Frame 1 (no input): blank canvas, image omitted
Frame 60 (no input): blank canvas, image omitted
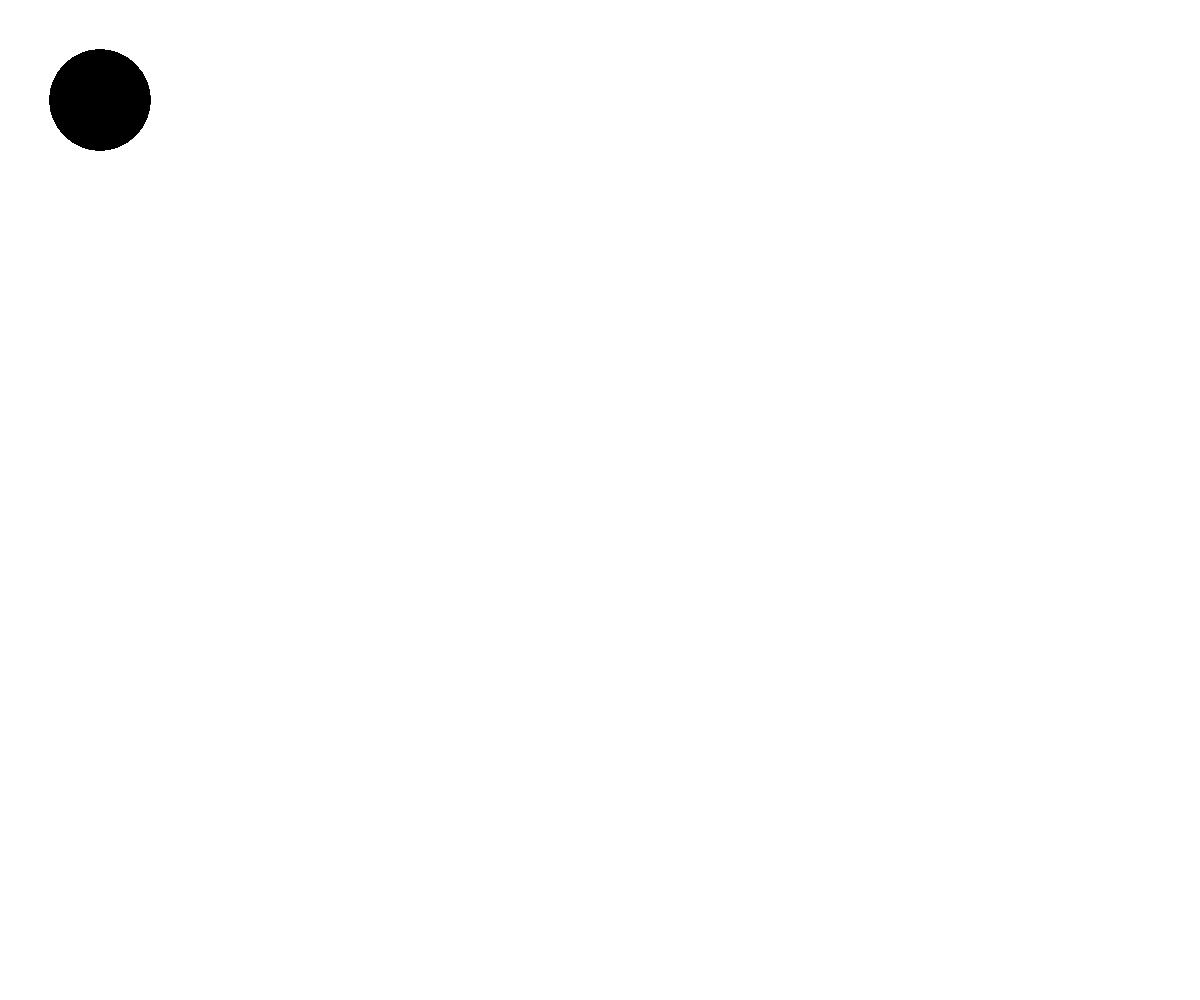
Frame 120 (the mouse pressed at the canvas centre since frame 60)

The p5.js sketch whose frames 1 and 60 were blank and that drew this single picture after the mouse press (run headless with seeded random() and noise() and a simulated clock; from frame 60 on, the mouse is pressed at the canvas centre):

// p5.js sketch
// ── sketch.js
let myTimer;

function setup() {
  createCanvas(windowWidth, windowHeight);
  myTimer = new Timer(1000);
}

function draw() {
  if (myTimer.isDone()) {
    fill(0);
    ellipse(100, 100, 100, 100);
  }
}

class Timer {
  constructor(waitTime) {
    this.waitTime = waitTime;
    this.startTime = millis();
    this.finishTime = this.startTime + this.waitTime;
    this.timerIsDone = false;
  }

  reset(newWaitTime) {
    this.waitTime = newWaitTime;
    this.startTime = millis();
    this.finishTime = this.startTime + this.waitTime;
    this.timerIsDone = false;
  }

  isDone() {
    if (millis() >= this.finishTime){
      return true;
    }
    else{
      return false;
    }
  }
}
